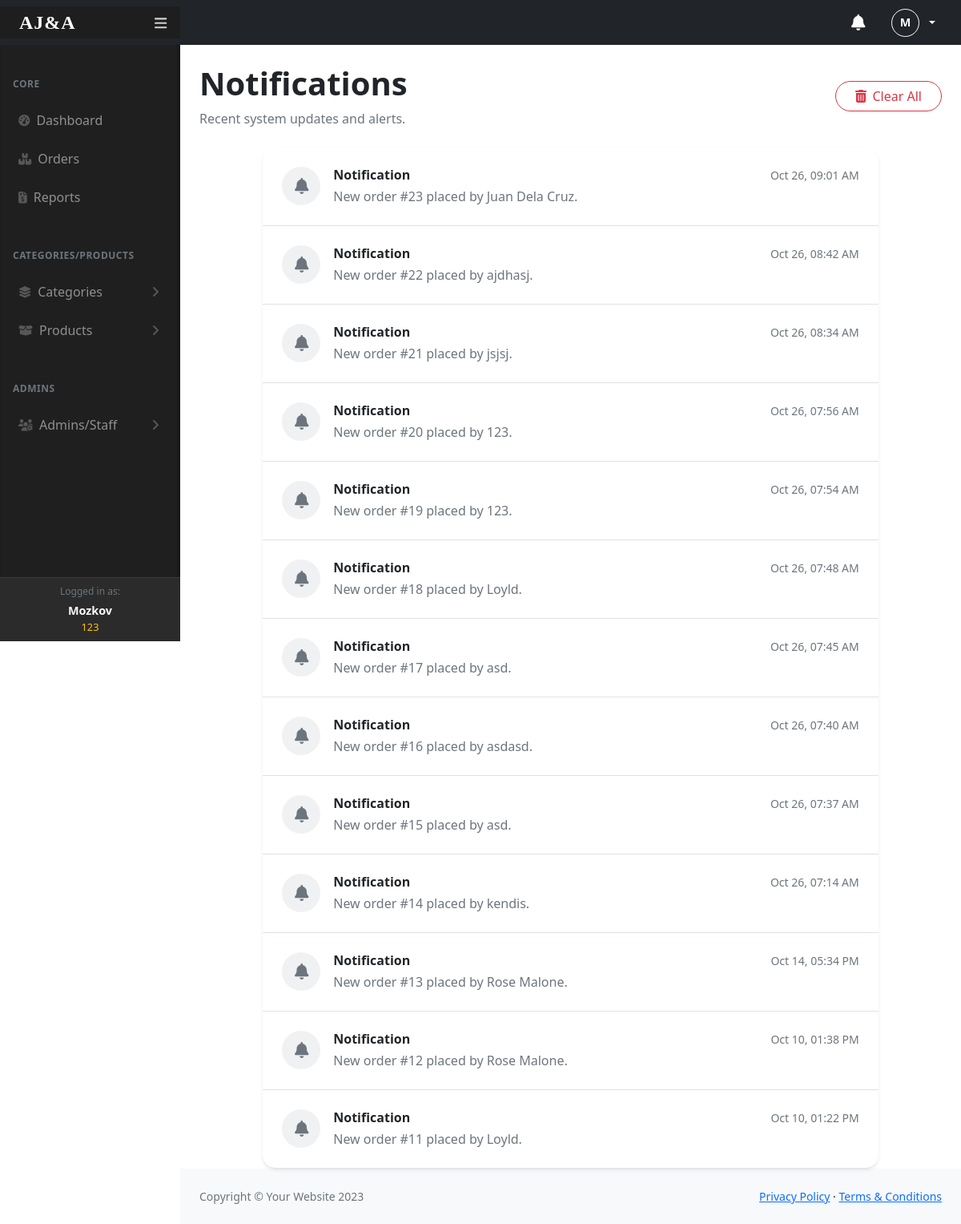
Page /admin/notifications.php (signed in) on the committed database.
### tables this page shows
CREATE TABLE `notifications` (
  `id` int(11) NOT NULL,
  `message` varchar(255) NOT NULL,
  `is_read` tinyint(1) DEFAULT 0,
  `created_at` timestamp NOT NULL DEFAULT current_timestamp()
);

### admin/notifications.php (the view, shortened to what this page needs)
<?php
include('include1/header.php');
mysqli_query($con, "UPDATE notifications SET is_read = 1 WHERE is_read = 0");
$notifications = mysqli_query($con, "SELECT * FROM notifications ORDER BY created_at DESC");
?>
<div class="container-fluid px-4">
    <div class="d-flex justify-content-between align-items-center my-4">
        <div>
            <h1 class="fw-bold text-dark display-6">Notifications</h1>
            <p class="text-muted mb-0">Recent system updates and alerts.</p>
        </div>
        <?php if (mysqli_num_rows($notifications) > 0): ?>
            <form method="POST" onsubmit="return confirm('Are you sure you want to delete ALL notifications?');">
                <button type="submit" name="clear_all" class="btn btn-outline-danger rounded-pill px-4">
                    <i class="fas fa-trash-alt me-2"></i>Clear All
                </button>
            </form>
        <?php endif; ?>
    </div>
    <div class="row justify-content-center">
        <div class="col-lg-10">
            <div class="card border-0 shadow-sm rounded-4">
                <div class="card-body p-0">
                    <?php if (mysqli_num_rows($notifications) > 0): ?>
                        <div class="list-group list-group-flush rounded-4">
                            <?php while($n = mysqli_fetch_assoc($notifications)): ?>
                                <?php
                                    $type = $n['type'] ?? 'default';
                                    $icon = 'fa-bell';
                                    $bgClass = 'bg-secondary';
                                    $textClass = 'text-secondary';
                                    $link = !empty($n['link']) ? $n['link'] : '#';
                                ?>
                                <a href="<?= $link; ?>" class="list-group-item list-group-item-action p-4 border-bottom notification-item">
                                    <div class="d-flex align-items-start">
                                        <div class="icon-box-lg rounded-circle <?= $bgClass; ?> bg-opacity-10 d-flex align-items-center justify-content-center me-3 flex-shrink-0" style="width: 48px; height: 48px;">
                                            <i class="fas <?= $icon; ?> <?= $textClass; ?> fa-lg"></i>
                                        </div>
                                        <div class="flex-grow-1">
                                            <div class="d-flex justify-content-between align-items-center mb-1">
                                                <h6 class="mb-0 fw-bold text-dark">
                                                    <?php
                                                        if($type == 'stock') echo "Stock Alert";
                                                        elseif($type == 'payment_verify') echo "Payment Verification";
                                                        elseif($type == 'order') echo "New Order";
                                                        else echo "Notification";
                                                    ?>
                                                </h6>
                                                <small class="text-muted"><?= date('M d, h:i A', strtotime($n['created_at'])); ?></small>
                                            </div>
                                            <p class="mb-0 text-secondary"><?= htmlspecialchars($n['message']); ?></p>
                                        </div>
                                    </div>
                                </a>
                            <?php endwhile; ?>
                        </div>
                    <?php else: ?>
                        <div class="text-center py-5">
                            <h5 class="text-muted">No notifications yet.</h5>
                        </div>
                    <?php endif; ?>
                </div>
            </div>
        </div>
    </div>
</div>
<?php include('include1/footer.php'); ?>

### admin/include1/header.php (shortened to what this page needs)
<!DOCTYPE html>
<html lang="en">
    <head>
        <link href="https://cdn.jsdelivr.net/npm/simple-datatables@7.1.2/dist/style.min.css" rel="stylesheet" />
        <link href="https://cdn.jsdelivr.net/npm/bootstrap@5.2.3/dist/css/bootstrap.min.css" rel="stylesheet" />
        <link href="assets/css/styles.css" rel="stylesheet" />
    </head>
    <body class="sb-nav-fixed">
        <?php include('navbar.php'); ?>
        <div id="layoutSidenav">
        <?php include('sidebar.php'); ?>
        <div id="layoutSidenav_content">
            <main>

### admin/include1/navbar.php (shortened to what this page needs)
<nav class="sb-topnav navbar navbar-expand navbar-dark bg-dark ps-0">
    <div class="d-flex align-items-center justify-content-between pe-3" style="width: 225px; background-color: #1e1e1e; height: 100%;">
        <a class="navbar-brand fw-bold ps-4" href="admin-dashboard.php" style="color: #ffffff; font-family: 'Playfair Display', serif; letter-spacing: 1px; font-size: 1.5rem;">
            AJ&A
        </a>
        <button class="btn btn-link btn-sm p-0" id="sidebarToggle" href="#!" style="color: rgba(255,255,255,0.8);">
            <i class="fas fa-bars fa-lg"></i>
        </button>
    </div>
    <ul class="navbar-nav ms-auto ms-md-0 me-3 me-lg-4 align-items-center">
        <li class="nav-item dropdown me-3">
            <a class="nav-link position-relative" id="notificationsDropdown" href="#" role="button" data-bs-toggle="dropdown" aria-expanded="false" style="color: #ffffff;">
                <i class="fas fa-bell fa-lg"></i>
            </a>
        </li>
        <li class="nav-item dropdown">
            <a class="nav-link dropdown-toggle d-flex align-items-center gap-2" id="navbarDropdown" href="#" role="button" data-bs-toggle="dropdown" aria-expanded="false" style="color: #ffffff;">
                <div class="bg-transparent border border-white rounded-circle d-flex align-items-center justify-content-center text-white fw-bold" style="width: 35px; height: 35px; font-size: 0.9rem;">
                    <?= strtoupper(substr($_SESSION['loggedUser']['name'] ?? 'A', 0, 1)); ?>
                </div>
            </a>
        </li>
    </ul>
</nav>

### admin/include1/sidebar.php (shortened to what this page needs)
<div id="layoutSidenav_nav">
    <nav class="sb-sidenav accordion sb-sidenav-dark" id="sidenavAccordion"
         style="background: #1f1f1f; color: #ddd; box-shadow: inset -2px 0 5px rgba(0,0,0,0.3);">
        <div class="sb-sidenav-menu">
            <div class="nav">
                <div class="sb-sidenav-menu-heading text-uppercase text-muted small">Core</div>
                <a class="nav-link sidebar-link <?= basename($_SERVER['PHP_SELF']) == 'admin-dashboard.php' ? 'active' : ''; ?>" href="admin-dashboard.php">
                    <div class="sb-nav-link-icon"><i class="fas fa-tachometer-alt"></i></div>
                    Dashboard
                </a>
                <a class="nav-link sidebar-link <?= basename($_SERVER['PHP_SELF']) == 'orders.php' ? 'active' : ''; ?>" href="orders.php">
                    <div class="sb-nav-link-icon"><i class="fas fa-boxes"></i></div>
                    Orders
                </a>
                <a class="nav-link sidebar-link <?= basename($_SERVER['PHP_SELF']) == 'reports.php' ? 'active' : ''; ?>" href="reports.php">
                    <div class="sb-nav-link-icon"><i class="fas fa-file-invoice-dollar"></i></div>
                    Reports
                </a>
                <div class="sb-sidenav-menu-heading text-uppercase text-muted small">CATEGORIES/PRODUCTS</div>
                <a class="nav-link collapsed sidebar-link <?= in_array(basename($_SERVER['PHP_SELF']), ['categories.php', 'categories-create.php', 'categories-archived.php']) ? 'active' : ''; ?>"
                   href="#" data-bs-toggle="collapse" data-bs-target="#collapseCategory">
                    <div class="sb-nav-link-icon"><i class="fas fa-layer-group"></i></div>
                    Categories
                    <div class="sb-sidenav-collapse-arrow"><i class="fas fa-angle-down"></i></div>
                </a>
                <a class="nav-link collapsed sidebar-link <?= in_array(basename($_SERVER['PHP_SELF']), ['products.php', 'products-create.php', 'products-archived.php']) ? 'active' : ''; ?>"
                   href="#" data-bs-toggle="collapse" data-bs-target="#collapseProduct">
                    <div class="sb-nav-link-icon"><i class="fas fa-box-open"></i></div>
                    Products
                    <div class="sb-sidenav-collapse-arrow"><i class="fas fa-angle-down"></i></div>
                </a>
                <div class="sb-sidenav-menu-heading text-uppercase text-muted small">ADMINS</div>
                <a class="nav-link collapsed sidebar-link <?= in_array(basename($_SERVER['PHP_SELF']), ['admins.php', 'admins-create.php', 'admins-archived.php']) ? 'active' : ''; ?>"
                   href="#" data-bs-toggle="collapse" data-bs-target="#collapseAdmins">
                    <div class="sb-nav-link-icon"><i class="fas fa-users-cog"></i></div>
                    Admins/Staff
                    <div class="sb-sidenav-collapse-arrow"><i class="fas fa-angle-down"></i></div>
                </a>
            </div>
        </div>
        <div class="sb-sidenav-footer text-center p-2" style="background: #2b2b2b; border-top: 1px solid #3a3a3a;">
            <div class="small text-muted mb-1" style="font-size: 0.75rem;">Logged in as:</div>
            <div class="fw-semibold text-light" style="font-size: 0.9rem;">
                <?= $_SESSION['loggedUser']['name'] ?? 'Guest'; ?>
            </div>
            <div class="text-warning small" style="font-size: 0.8rem;">
                <?= $_SESSION['loggedUser']['position'] ?? ''; ?>
            </div>
        </div>
    </nav>
</div>

### admin/include1/footer.php (shortened to what this page needs)
 </main>
                <footer class="py-4 bg-light mt-auto">
                    <div class="container-fluid px-4">
                        <div class="d-flex align-items-center justify-content-between small">
                            <div class="text-muted">Copyright &copy; Your Website 2023</div>
                            <div>
                                <a href="#">Privacy Policy</a>
                                &middot;
                                <a href="#">Terms &amp; Conditions</a>
                            </div>
                        </div>
                    </div>
                </footer>
            </div>
        </div>
    </body>
</html>

### admin/notifications.php (style rules this page uses)
.notification-item { border-left: 4px solid transparent; transition: all 0.2s; }

### rows in the picture
notifications: created_at "Oct 26, 09:01 AM", message "New order #23 placed by Juan Dela Cruz."
notifications: created_at "Oct 26, 08:42 AM", message "New order #22 placed by ajdhasj."
notifications: created_at "Oct 26, 08:34 AM", message "New order #21 placed by jsjsj."
notifications: created_at "Oct 26, 07:56 AM", message "New order #20 placed by 123."
notifications: created_at "Oct 26, 07:54 AM", message "New order #19 placed by 123."
notifications: created_at "Oct 26, 07:48 AM", message "New order #18 placed by Loyld."
notifications: created_at "Oct 26, 07:45 AM", message "New order #17 placed by asd."
notifications: created_at "Oct 26, 07:40 AM", message "New order #16 placed by asdasd."
notifications: created_at "Oct 26, 07:37 AM", message "New order #15 placed by asd."
notifications: created_at "Oct 26, 07:14 AM", message "New order #14 placed by kendis."
notifications: created_at "Oct 14, 05:34 PM", message "New order #13 placed by Rose Malone."
notifications: created_at "Oct 10, 01:38 PM", message "New order #12 placed by Rose Malone."
notifications: created_at "Oct 10, 01:22 PM", message "New order #11 placed by Loyld."

### other values in the picture
substr($_SESSION['loggedUser']['name'] ?? 'A', 0, 1) "M"
$_SESSION['loggedUser']['name'] "Mozkov"
$_SESSION['loggedUser']['position'] "123"
